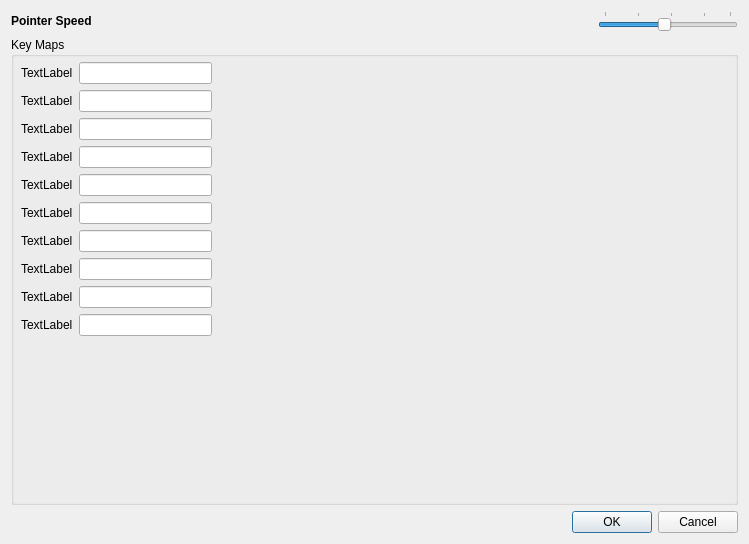
<?xml version="1.0" encoding="UTF-8"?>
<ui version="4.0">
 <class>Preferences</class>
 <widget class="QDialog" name="Preferences">
  <property name="geometry">
   <rect>
    <x>0</x>
    <y>0</y>
    <width>749</width>
    <height>544</height>
   </rect>
  </property>
  <property name="windowTitle">
   <string>Preferences</string>
  </property>
  <layout class="QVBoxLayout" name="verticalLayout">
   <item>
    <layout class="QHBoxLayout" name="horizontalLayout">
     <item>
      <widget class="QLabel" name="Pointer">
       <property name="maximumSize">
        <size>
         <width>16777215</width>
         <height>16777215</height>
        </size>
       </property>
       <property name="font">
        <font>
         <bold>true</bold>
        </font>
       </property>
       <property name="text">
        <string>Pointer Speed</string>
       </property>
       <property name="margin">
        <number>10</number>
       </property>
      </widget>
     </item>
     <item>
      <widget class="QSlider" name="horizontalSlider">
       <property name="minimumSize">
        <size>
         <width>140</width>
         <height>0</height>
        </size>
       </property>
       <property name="maximumSize">
        <size>
         <width>140</width>
         <height>16777215</height>
        </size>
       </property>
       <property name="minimum">
        <number>1</number>
       </property>
       <property name="maximum">
        <number>20</number>
       </property>
       <property name="value">
        <number>10</number>
       </property>
       <property name="orientation">
        <enum>Qt::Horizontal</enum>
       </property>
       <property name="tickPosition">
        <enum>QSlider::TicksAbove</enum>
       </property>
       <property name="tickInterval">
        <number>5</number>
       </property>
      </widget>
     </item>
    </layout>
   </item>
   <item>
    <widget class="QGroupBox" name="KeyMaps">
     <property name="sizePolicy">
      <sizepolicy hsizetype="Expanding" vsizetype="Expanding">
       <horstretch>0</horstretch>
       <verstretch>0</verstretch>
      </sizepolicy>
     </property>
     <property name="title">
      <string>Key Maps</string>
     </property>
     <widget class="QWidget" name="layoutWidget">
      <property name="geometry">
       <rect>
        <x>10</x>
        <y>25</y>
        <width>191</width>
        <height>296</height>
       </rect>
      </property>
      <layout class="QFormLayout" name="formLayout">
       <item row="0" column="0">
        <widget class="QLabel" name="xbutton">
         <property name="text">
          <string>TextLabel</string>
         </property>
        </widget>
       </item>
       <item row="0" column="1">
        <widget class="QLineEdit" name="xmap">
         <property name="sizePolicy">
          <sizepolicy hsizetype="MinimumExpanding" vsizetype="Fixed">
           <horstretch>0</horstretch>
           <verstretch>0</verstretch>
          </sizepolicy>
         </property>
         <property name="font">
          <font>
           <bold>true</bold>
          </font>
         </property>
         <property name="clearButtonEnabled">
          <bool>true</bool>
         </property>
        </widget>
       </item>
       <item row="1" column="0">
        <widget class="QLabel" name="ybutton">
         <property name="text">
          <string>TextLabel</string>
         </property>
        </widget>
       </item>
       <item row="1" column="1">
        <widget class="QLineEdit" name="ymap">
         <property name="sizePolicy">
          <sizepolicy hsizetype="MinimumExpanding" vsizetype="Fixed">
           <horstretch>0</horstretch>
           <verstretch>0</verstretch>
          </sizepolicy>
         </property>
         <property name="font">
          <font>
           <bold>true</bold>
          </font>
         </property>
         <property name="clearButtonEnabled">
          <bool>true</bool>
         </property>
        </widget>
       </item>
       <item row="2" column="0">
        <widget class="QLabel" name="abutton">
         <property name="text">
          <string>TextLabel</string>
         </property>
        </widget>
       </item>
       <item row="2" column="1">
        <widget class="QLineEdit" name="amap">
         <property name="sizePolicy">
          <sizepolicy hsizetype="MinimumExpanding" vsizetype="Fixed">
           <horstretch>0</horstretch>
           <verstretch>0</verstretch>
          </sizepolicy>
         </property>
         <property name="font">
          <font>
           <bold>true</bold>
          </font>
         </property>
         <property name="clearButtonEnabled">
          <bool>true</bool>
         </property>
        </widget>
       </item>
       <item row="3" column="0">
        <widget class="QLabel" name="bbutton">
         <property name="text">
          <string>TextLabel</string>
         </property>
        </widget>
       </item>
       <item row="3" column="1">
        <widget class="QLineEdit" name="bmap">
         <property name="sizePolicy">
          <sizepolicy hsizetype="MinimumExpanding" vsizetype="Fixed">
           <horstretch>0</horstretch>
           <verstretch>0</verstretch>
          </sizepolicy>
         </property>
         <property name="font">
          <font>
           <bold>true</bold>
          </font>
         </property>
         <property name="clearButtonEnabled">
          <bool>true</bool>
         </property>
        </widget>
       </item>
       <item row="4" column="0">
        <widget class="QLabel" name="Rt">
         <property name="text">
          <string>TextLabel</string>
         </property>
        </widget>
       </item>
       <item row="4" column="1">
        <widget class="QLineEdit" name="Rtmap">
         <property name="sizePolicy">
          <sizepolicy hsizetype="MinimumExpanding" vsizetype="Fixed">
           <horstretch>0</horstretch>
           <verstretch>0</verstretch>
          </sizepolicy>
         </property>
         <property name="font">
          <font>
           <bold>true</bold>
          </font>
         </property>
         <property name="clearButtonEnabled">
          <bool>true</bool>
         </property>
        </widget>
       </item>
       <item row="5" column="0">
        <widget class="QLabel" name="Lt">
         <property name="text">
          <string>TextLabel</string>
         </property>
        </widget>
       </item>
       <item row="5" column="1">
        <widget class="QLineEdit" name="Ltmap">
         <property name="sizePolicy">
          <sizepolicy hsizetype="MinimumExpanding" vsizetype="Fixed">
           <horstretch>0</horstretch>
           <verstretch>0</verstretch>
          </sizepolicy>
         </property>
         <property name="font">
          <font>
           <bold>true</bold>
          </font>
         </property>
         <property name="clearButtonEnabled">
          <bool>true</bool>
         </property>
        </widget>
       </item>
       <item row="6" column="0">
        <widget class="QLabel" name="ddown">
         <property name="text">
          <string>TextLabel</string>
         </property>
        </widget>
       </item>
       <item row="6" column="1">
        <widget class="QLineEdit" name="ddownmap">
         <property name="sizePolicy">
          <sizepolicy hsizetype="MinimumExpanding" vsizetype="Fixed">
           <horstretch>0</horstretch>
           <verstretch>0</verstretch>
          </sizepolicy>
         </property>
         <property name="font">
          <font>
           <bold>true</bold>
          </font>
         </property>
         <property name="clearButtonEnabled">
          <bool>true</bool>
         </property>
        </widget>
       </item>
       <item row="7" column="0">
        <widget class="QLabel" name="dup">
         <property name="text">
          <string>TextLabel</string>
         </property>
        </widget>
       </item>
       <item row="7" column="1">
        <widget class="QLineEdit" name="dupmap">
         <property name="sizePolicy">
          <sizepolicy hsizetype="MinimumExpanding" vsizetype="Fixed">
           <horstretch>0</horstretch>
           <verstretch>0</verstretch>
          </sizepolicy>
         </property>
         <property name="font">
          <font>
           <bold>true</bold>
          </font>
         </property>
         <property name="clearButtonEnabled">
          <bool>true</bool>
         </property>
        </widget>
       </item>
       <item row="8" column="0">
        <widget class="QLabel" name="dright">
         <property name="text">
          <string>TextLabel</string>
         </property>
        </widget>
       </item>
       <item row="8" column="1">
        <widget class="QLineEdit" name="drightmap">
         <property name="sizePolicy">
          <sizepolicy hsizetype="MinimumExpanding" vsizetype="Fixed">
           <horstretch>0</horstretch>
           <verstretch>0</verstretch>
          </sizepolicy>
         </property>
         <property name="font">
          <font>
           <bold>true</bold>
          </font>
         </property>
         <property name="clearButtonEnabled">
          <bool>true</bool>
         </property>
        </widget>
       </item>
       <item row="9" column="0">
        <widget class="QLabel" name="dleft">
         <property name="text">
          <string>TextLabel</string>
         </property>
        </widget>
       </item>
       <item row="9" column="1">
        <widget class="QLineEdit" name="dleftmap">
         <property name="sizePolicy">
          <sizepolicy hsizetype="MinimumExpanding" vsizetype="Fixed">
           <horstretch>0</horstretch>
           <verstretch>0</verstretch>
          </sizepolicy>
         </property>
         <property name="font">
          <font>
           <bold>true</bold>
          </font>
         </property>
         <property name="clearButtonEnabled">
          <bool>true</bool>
         </property>
        </widget>
       </item>
      </layout>
     </widget>
    </widget>
   </item>
   <item>
    <widget class="QDialogButtonBox" name="buttonBox">
     <property name="cursor">
      <cursorShape>ArrowCursor</cursorShape>
     </property>
     <property name="orientation">
      <enum>Qt::Horizontal</enum>
     </property>
     <property name="standardButtons">
      <set>QDialogButtonBox::Cancel|QDialogButtonBox::Ok</set>
     </property>
    </widget>
   </item>
  </layout>
 </widget>
 <resources/>
 <connections>
  <connection>
   <sender>buttonBox</sender>
   <signal>accepted()</signal>
   <receiver>Preferences</receiver>
   <slot>accept()</slot>
   <hints>
    <hint type="sourcelabel">
     <x>248</x>
     <y>254</y>
    </hint>
    <hint type="destinationlabel">
     <x>157</x>
     <y>274</y>
    </hint>
   </hints>
  </connection>
  <connection>
   <sender>buttonBox</sender>
   <signal>rejected()</signal>
   <receiver>Preferences</receiver>
   <slot>reject()</slot>
   <hints>
    <hint type="sourcelabel">
     <x>316</x>
     <y>260</y>
    </hint>
    <hint type="destinationlabel">
     <x>286</x>
     <y>274</y>
    </hint>
   </hints>
  </connection>
 </connections>
</ui>
